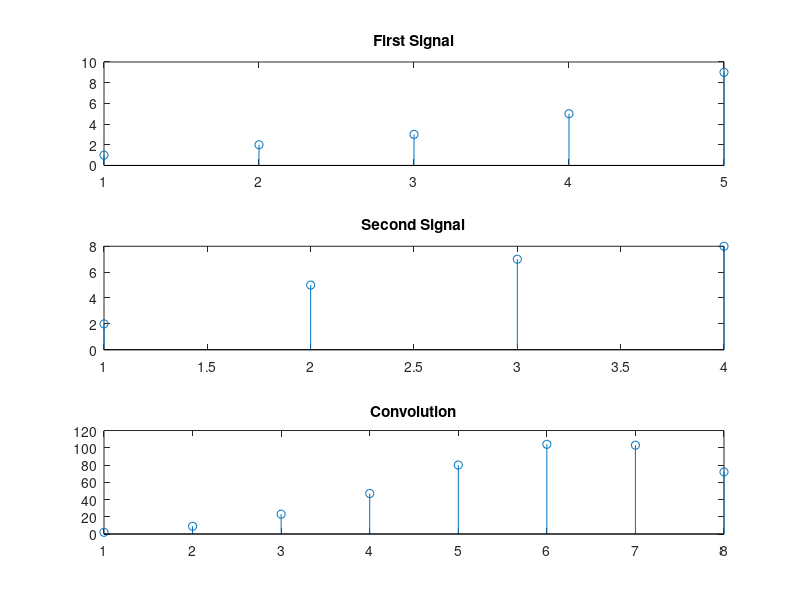

Write the MATLAB code that produced this figure.
close all;
x1 = [1 2 3 5 9];
subplot(3,1,1);
stem(x1);
title('First Signal');
x2 = [2 5 7 8];
subplot(3,1,2);
stem(x2);
title('Second Signal');
l1 = length(x1);
l2 = length(x2);
h1 = [x1,zeros(1,l2-1)];
h2 = [x2,zeros(1,l1-1)];
h = h1+h2-1;
for i = 1:l2+l1-1
    y(i) = 0;
    for j = 1:l1
        if((i-j+1)>0)
            y(i) = y(i) + (h1(j)*h2(i-j+1));
        end
    end
end
subplot(3,1,3);
stem(y);
title('Convolution')